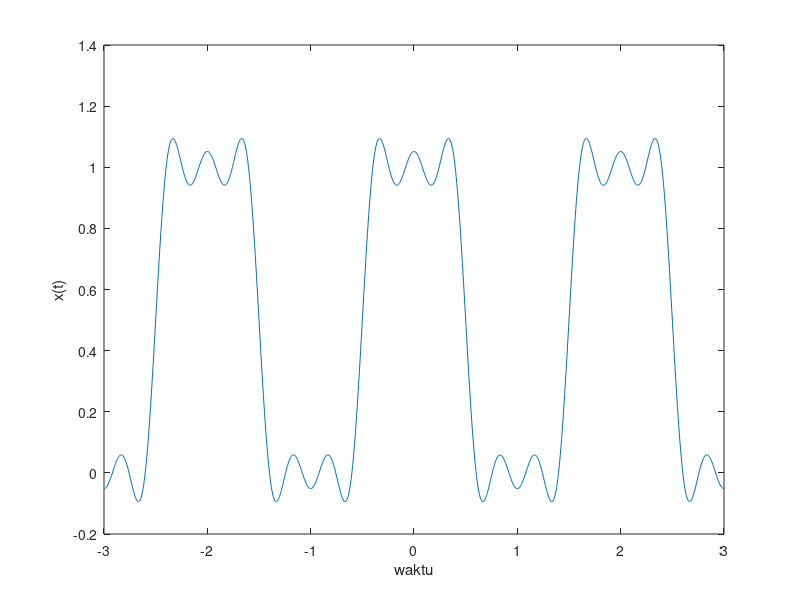

The MATLAB script that drew this image:
t = -3:6/1000:3;
N = input('Jumlah sinyal');
c0 = 0.5;
w0 = pi;
xN = c0 * ones(1, length(t));
for n = 1:2:N
    theta = ((-1)^((n-1) / 2) - 1) * pi / 2;
    xN = xN + 2/n/pi * cos(n * w0 * t + theta);
end

plot(t, xN);
xlabel('waktu')
ylabel('x(t)')